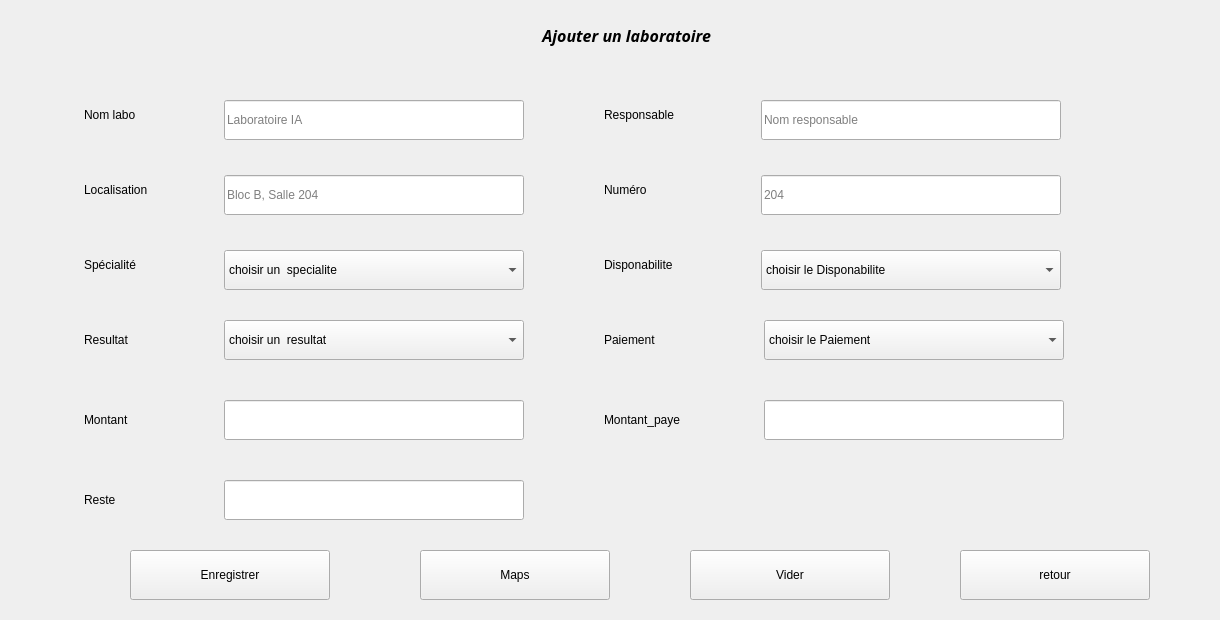
            <widget class="QWidget" name="ajouterL">
             <widget class="QFrame" name="PopupLabsCard_3">
              <property name="geometry">
               <rect>
                <x>0</x>
                <y>0</y>
                <width>1211</width>
                <height>611</height>
               </rect>
              </property>
              <property name="minimumSize">
               <size>
                <width>760</width>
                <height>0</height>
               </size>
              </property>
              <property name="frameShape">
               <enum>QFrame::Shape::NoFrame</enum>
              </property>
              <widget class="QFrame" name="PopupLabsForm_3">
               <property name="geometry">
                <rect>
                 <x>84</x>
                 <y>50</y>
                 <width>1041</width>
                 <height>471</height>
                </rect>
               </property>
               <property name="frameShape">
                <enum>QFrame::Shape::NoFrame</enum>
               </property>
               <widget class="QLineEdit" name="LabLocation_3">
                <property name="geometry">
                 <rect>
                  <x>140</x>
                  <y>125</y>
                  <width>300</width>
                  <height>40</height>
                 </rect>
                </property>
                <property name="placeholderText">
                 <string>Bloc B, Salle 204</string>
                </property>
               </widget>
               <widget class="QLineEdit" name="LabResponsible_3">
                <property name="geometry">
                 <rect>
                  <x>677</x>
                  <y>50</y>
                  <width>300</width>
                  <height>40</height>
                 </rect>
                </property>
                <property name="placeholderText">
                 <string>Nom responsable</string>
                </property>
               </widget>
               <widget class="QComboBox" name="LabSpec_3">
                <property name="geometry">
                 <rect>
                  <x>140</x>
                  <y>200</y>
                  <width>300</width>
                  <height>40</height>
                 </rect>
                </property>
                <item>
                 <property name="text">
                  <string>choisir un  specialite</string>
                 </property>
                </item>
                <item>
                 <property name="text">
                  <string>interieur</string>
                 </property>
                </item>
                <item>
                 <property name="text">
                  <string>exterieur</string>
                 </property>
                </item>
               </widget>
               <widget class="QLabel" name="LblLabCap_3">
                <property name="geometry">
                 <rect>
                  <x>520</x>
                  <y>200</y>
                  <width>150</width>
                  <height>30</height>
                 </rect>
                </property>
                <property name="text">
                 <string>Disponabilite</string>
                </property>
               </widget>
               <widget class="QLabel" name="LblLabLoc_3">
                <property name="geometry">
                 <rect>
                  <x>0</x>
                  <y>125</y>
                  <width>150</width>
                  <height>30</height>
                 </rect>
                </property>
                <property name="text">
                 <string>Localisation</string>
                </property>
               </widget>
               <widget class="QLabel" name="LblLabName_3">
                <property name="geometry">
                 <rect>
                  <x>0</x>
                  <y>50</y>
                  <width>150</width>
                  <height>30</height>
                 </rect>
                </property>
                <property name="text">
                 <string>Nom labo</string>
                </property>
               </widget>
               <widget class="QLabel" name="LblLabNum_3">
                <property name="geometry">
                 <rect>
                  <x>520</x>
                  <y>125</y>
                  <width>150</width>
                  <height>30</height>
                 </rect>
                </property>
                <property name="text">
                 <string>Numéro</string>
                </property>
               </widget>
               <widget class="QLineEdit" name="LabName_3">
                <property name="geometry">
                 <rect>
                  <x>140</x>
                  <y>50</y>
                  <width>300</width>
                  <height>40</height>
                 </rect>
                </property>
                <property name="placeholderText">
                 <string>Laboratoire IA</string>
                </property>
               </widget>
               <widget class="QLineEdit" name="LabNumber_3">
                <property name="geometry">
                 <rect>
                  <x>677</x>
                  <y>125</y>
                  <width>300</width>
                  <height>40</height>
                 </rect>
                </property>
                <property name="placeholderText">
                 <string>204</string>
                </property>
               </widget>
               <widget class="QLabel" name="LblLabResp_3">
                <property name="geometry">
                 <rect>
                  <x>520</x>
                  <y>50</y>
                  <width>150</width>
                  <height>30</height>
                 </rect>
                </property>
                <property name="text">
                 <string>Responsable</string>
                </property>
               </widget>
               <widget class="QLabel" name="LblLabSpec_3">
                <property name="geometry">
                 <rect>
                  <x>0</x>
                  <y>200</y>
                  <width>150</width>
                  <height>30</height>
                 </rect>
                </property>
                <property name="text">
                 <string>Spécialité</string>
                </property>
               </widget>
               <widget class="QComboBox" name="LabCap_3">
                <property name="geometry">
                 <rect>
                  <x>677</x>
                  <y>200</y>
                  <width>300</width>
                  <height>40</height>
                 </rect>
                </property>
                <item>
                 <property name="text">
                  <string>choisir le Disponabilite</string>
                 </property>
                </item>
                <item>
                 <property name="text">
                  <string>Disponible</string>
                 </property>
                </item>
                <item>
                 <property name="text">
                  <string>Occupe</string>
                 </property>
                </item>
               </widget>
               <widget class="QLabel" name="LblLabSpec_12">
                <property name="geometry">
                 <rect>
                  <x>0</x>
                  <y>275</y>
                  <width>150</width>
                  <height>30</height>
                 </rect>
                </property>
                <property name="text">
                 <string>Resultat</string>
                </property>
               </widget>
               <widget class="QLabel" name="LblLabSpec_13">
                <property name="geometry">
                 <rect>
                  <x>520</x>
                  <y>275</y>
                  <width>150</width>
                  <height>30</height>
                 </rect>
                </property>
                <property name="text">
                 <string>Paiement</string>
                </property>
               </widget>
               <widget class="QComboBox" name="LabCap_4">
                <property name="geometry">
                 <rect>
                  <x>680</x>
                  <y>270</y>
                  <width>300</width>
                  <height>40</height>
                 </rect>
                </property>
                <item>
                 <property name="text">
                  <string>choisir le Paiement</string>
                 </property>
                </item>
                <item>
                 <property name="text">
                  <string>payer</string>
                 </property>
                </item>
                <item>
                 <property name="text">
                  <string>non payer</string>
                 </property>
                </item>
               </widget>
               <widget class="QComboBox" name="LabSpec_4">
                <property name="geometry">
                 <rect>
                  <x>140</x>
                  <y>270</y>
                  <width>300</width>
                  <height>40</height>
                 </rect>
                </property>
                <item>
                 <property name="text">
                  <string>choisir un  resultat</string>
                 </property>
                </item>
                <item>
                 <property name="text">
                  <string>En exécution</string>
                 </property>
                </item>
                <item>
                 <property name="text">
                  <string>En attente</string>
                 </property>
                </item>
                <item>
                 <property name="text">
                  <string>Prêt</string>
                 </property>
                </item>
               </widget>
               <widget class="QLabel" name="label_19">
                <property name="geometry">
                 <rect>
                  <x>520</x>
                  <y>350</y>
                  <width>130</width>
                  <height>40</height>
                 </rect>
                </property>
                <property name="text">
                 <string>Montant_paye</string>
                </property>
               </widget>
               <widget class="QLabel" name="label_20">
                <property name="geometry">
                 <rect>
                  <x>0</x>
                  <y>350</y>
                  <width>130</width>
                  <height>40</height>
                 </rect>
                </property>
                <property name="text">
                 <string>Montant</string>
                </property>
               </widget>
               <widget class="QLabel" name="label_21">
                <property name="geometry">
                 <rect>
                  <x>0</x>
                  <y>430</y>
                  <width>130</width>
                  <height>40</height>
                 </rect>
                </property>
                <property name="text">
                 <string>Reste</string>
                </property>
               </widget>
               <widget class="QLineEdit" name="LabMontant_3">
                <property name="geometry">
                 <rect>
                  <x>140</x>
                  <y>350</y>
                  <width>300</width>
                  <height>40</height>
                 </rect>
                </property>
               </widget>
               <widget class="QLineEdit" name="LabReste_3">
                <property name="geometry">
                 <rect>
                  <x>140</x>
                  <y>430</y>
                  <width>300</width>
                  <height>40</height>
                 </rect>
                </property>
               </widget>
               <widget class="QLineEdit" name="LabMontantPaye_3">
                <property name="geometry">
                 <rect>
                  <x>680</x>
                  <y>350</y>
                  <width>300</width>
                  <height>40</height>
                 </rect>
                </property>
               </widget>
              </widget>
              <widget class="QPushButton" name="BtnPopupSaveLabs_3">
               <property name="geometry">
                <rect>
                 <x>130</x>
                 <y>550</y>
                 <width>200</width>
                 <height>50</height>
                </rect>
               </property>
               <property name="text">
                <string>Enregistrer</string>
               </property>
               <property name="property" stdset="0">
                <string>primary</string>
               </property>
              </widget>
              <widget class="QPushButton" name="BtnPopupResetLabs_3">
               <property name="geometry">
                <rect>
                 <x>690</x>
                 <y>550</y>
                 <width>200</width>
                 <height>50</height>
                </rect>
               </property>
               <property name="text">
                <string>Vider</string>
               </property>
               <property name="property" stdset="0">
                <string>ghost</string>
               </property>
              </widget>
              <widget class="QPushButton" name="btnAjouterPub_5">
               <property name="geometry">
                <rect>
                 <x>420</x>
                 <y>550</y>
                 <width>190</width>
                 <height>50</height>
                </rect>
               </property>
               <property name="text">
                <string>Maps</string>
               </property>
              </widget>
              <widget class="QPushButton" name="retour_stat_8">
               <property name="geometry">
                <rect>
                 <x>960</x>
                 <y>550</y>
                 <width>190</width>
                 <height>50</height>
                </rect>
               </property>
               <property name="text">
                <string>retour</string>
               </property>
              </widget>
              <widget class="QLabel" name="lblPageTitle_3">
               <property name="geometry">
                <rect>
                 <x>460</x>
                 <y>10</y>
                 <width>251</width>
                 <height>51</height>
                </rect>
               </property>
               <property name="font">
                <font>
                 <family>Vivaldi</family>
                 <pointsize>12</pointsize>
                 <italic>true</italic>
                 <bold>true</bold>
                </font>
               </property>
               <property name="text">
                <string>Ajouter un laboratoire</string>
               </property>
               <property name="alignment">
                <set>Qt::AlignmentFlag::AlignRight|Qt::AlignmentFlag::AlignTrailing|Qt::AlignmentFlag::AlignVCenter</set>
               </property>
              </widget>
             </widget>
            </widget>
